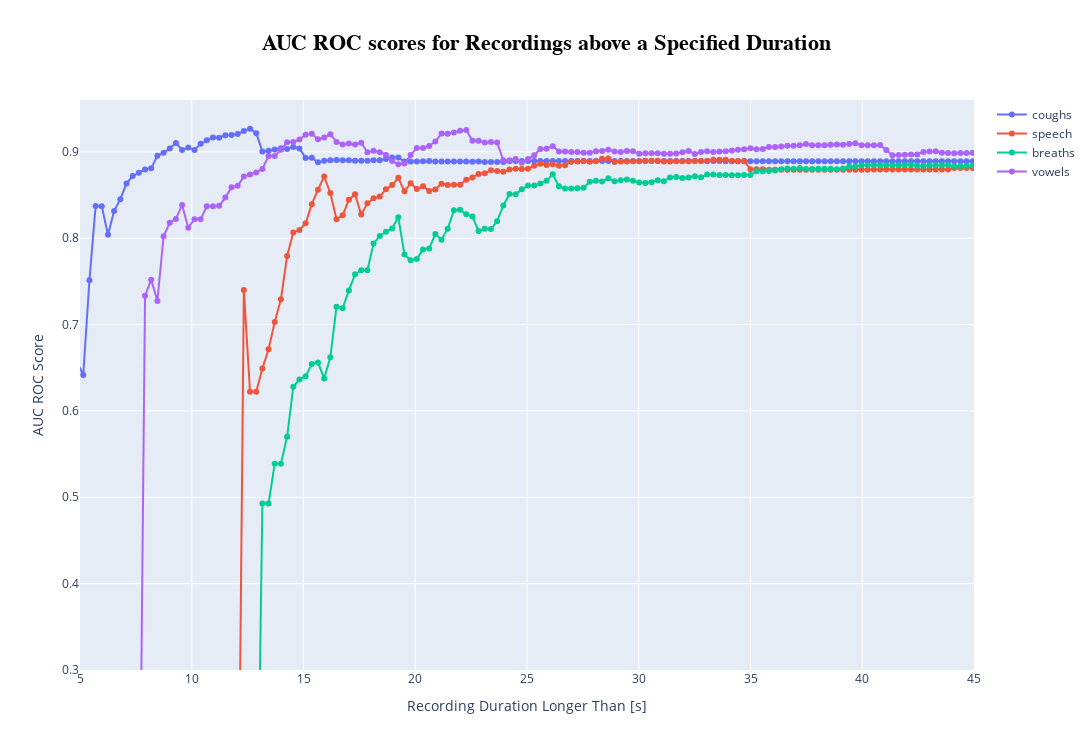

Notebook code cell kept with this figure:
### Code cell
set_types = [
    "test",
    # "eval"
]
starting_point_sec = 1
durations = (0, starting_point_sec)
seconds = 45
time_axis = np.linspace(0, 55, 200)
fig = go.Figure()



for modality in use_modalities:
    duration_col = [col for col in full_metadata.columns if (modality in col) and ("total_duration" in col)]
    duration_col = duration_col[0]
    
    temp_df = merged_df.copy()
    metrics = []
    if len(set_types) < 2:
        temp_df = temp_df[temp_df["set_type"] == set_types[0]]
    temp_df = temp_df[temp_df["rec_type"] == modality]
    
    for offset in time_axis:
        aucroc_seeds = []
        for seed in seeds:
            df = temp_df[temp_df[duration_col] < offset]
            # df = temp_df[temp_df[duration_col] < 40]
            # df = df[df[duration_col] > offset]
            df = df[df["seed"] == seed]
            if len(df) > 10:
                aucroc_seeds.append(ju.get_aucroc(list(df.label), list(df.prediction)))
            else:
                aucroc_seeds.append(0)
                
        metrics.append(np.mean(aucroc_seeds))
        # df = temp_df[temp_df[duration_col] > durations[0]+offset]
        # df = temp_df[temp_df[duration_col] < durations[1]+offset]
        # df = temp_df[temp_df[duration_col] < offset]
        # df = temp_df[temp_df[duration_col] > offset]
        # if len(df) > 10:
            # aucroc = ju.get_aucroc(list(df.label), list(df.prediction))
            # metrics.append(aucroc)
        # else:
            # metrics.append(0)
    trace = go.Scatter(x=time_axis+starting_point_sec, y=metrics, mode='lines+markers', name=modality.replace("combined_", ""))
    fig.add_trace(trace)
layout = go.Layout(
    title={
        'text': '<b>AUC ROC scores for Recordings above a Specified Duration</b>',
        'x': 0.5,  # Center the title
        'xanchor': 'center',  # Center the title
        'font': {'size': 22, 'color': 'black', 'family': 'Arial'}
    },
    xaxis=dict(title='Recording Duration Longer Than [s]'),
    yaxis=dict(title='AUC ROC Score')
)
layout['height'] = 750  # You can adjust this value as needed
layout['width'] = 1500  # You can adjust this value as needed
fig.update_layout(layout)
fig.update_xaxes(range=[5, 45])  # Set the x-axis limits
fig.update_yaxes(range=[0.3, 0.96])   # Set the y-axis limits
fig.show()

### Figure 1 — Plotly figure (JSON) as saved in the notebook; plotly's stock layout.template omitted (floating-point values rounded to 4 significant figures; data arrays with more than 128 entries replaced by an {"elided": "..."} marker saying what was removed)
{"data": [{"mode": "lines+markers", "name": "coughs", "type": "scatter", "x": {"elided": "200 float values"}, "y": {"elided": "200 float values"}}, {"mode": "lines+markers", "name": "speech", "type": "scatter", "x": {"elided": "200 float values"}, "y": {"elided": "200 float values"}}, {"mode": "lines+markers", "name": "breaths", "type": "scatter", "x": {"elided": "200 float values"}, "y": {"elided": "200 float values"}}, {"mode": "lines+markers", "name": "vowels", "type": "scatter", "x": {"elided": "200 float values"}, "y": {"elided": "200 float values"}}], "layout": {"height": 750, "title": {"font": {"color": "black", "family": "Arial", "size": 22}, "text": "<b>AUC ROC scores for Recordings above a Specified Duration</b>", "x": 0.5, "xanchor": "center"}, "width": 1500, "xaxis": {"range": [5, 45], "title": {"text": "Recording Duration Longer Than [s]"}, "type": "linear"}, "yaxis": {"range": [0.3, 0.96], "title": {"text": "AUC ROC Score"}, "type": "linear"}}}
